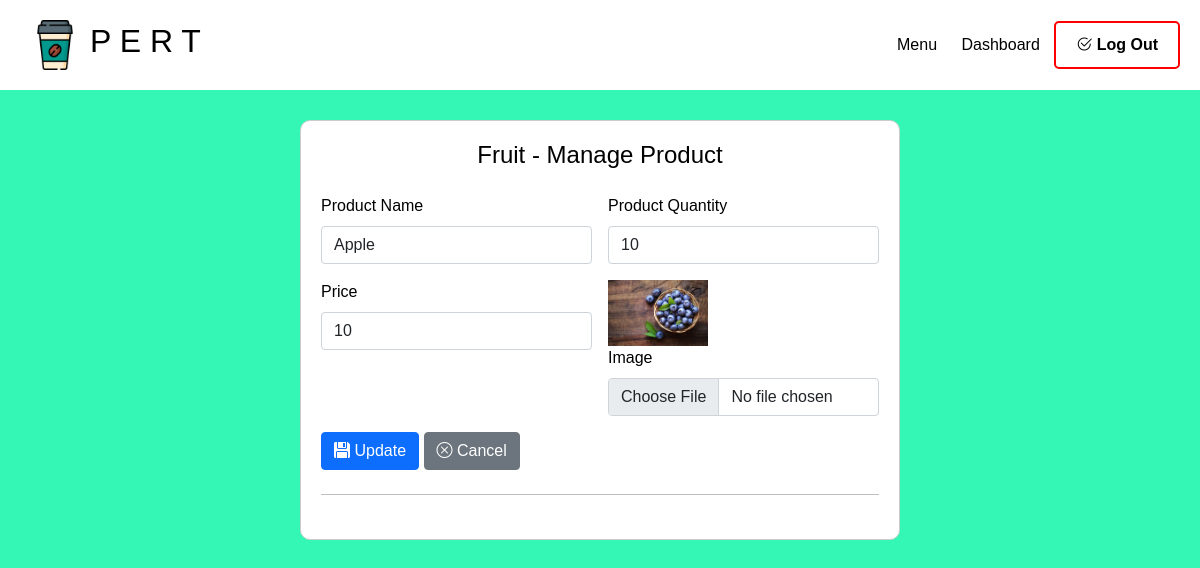
The app's page /Managerphp/fruit_config.php?id=1 (signed in), older data.
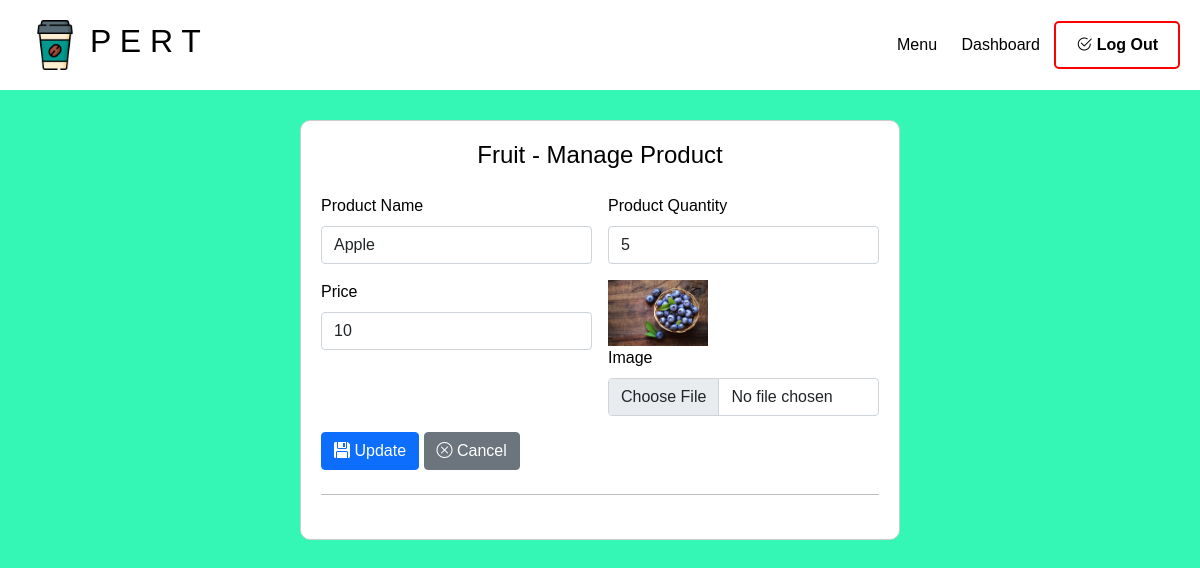
The same page, newer data.
### tables this page shows
CREATE TABLE `fruit_menu` (
  `fruit_menuID` int(10) NOT NULL,
  `fruit_menuName` varchar(255) NOT NULL,
  `fruit_quantity` int(3) DEFAULT NULL,
  `fruit_price` int(3) NOT NULL,
  `fruit_picture` varchar(255) NOT NULL
);

### Managerphp/fruit_config.php (the view, shortened to what this page needs)
<?php
include '../condb/database.php';
$result = [
    'fruit_menuID' => '',
    'fruit_menuName' => '',
    'fruit_quantity' => '',
    'fruit_price' => '',
    'fruit_picture' => '',
];
if (!empty($_GET['id'])) {
    $query_product = mysqli_query($conn, "SELECT * FROM fruit_menu WHERE fruit_menuID = '{$_GET['id']}'");
    $result = mysqli_fetch_assoc($query_product);
}
?>
<!DOCTYPE html>
<html lang="en">
<head>
    <link href="https://cdn.jsdelivr.net/npm/bootstrap@5.0.2/dist/css/bootstrap.min.css" rel="stylesheet">
    <link rel="stylesheet" href="https://cdn.jsdelivr.net/npm/bootstrap-icons@1.11.3/font/bootstrap-icons.min.css">
    <link rel="stylesheet" href="../css/add_styles.css">
</head>
<body>
    <div class="nav">
        <div class="logo-container">
            <a href="#"><img src="../image/coffee-cup.png" class="logo" /></a>
            <h2>P E R T</h2>
        </div>
        <div class="links">
            <a href="index.php">Menu</a>
            <a href="#">Dashboard</a>
            <button id="LogoutBtn"><i class="bi bi-check2-circle"></i> Log Out</button>
        </div>
    </div>
    <div class="container">
        <div class="ter">
            <div class="row justify-content-center">
                <div class="col-md-8">
                    <div class="form-container">
                        <h4 class="text-center mb-4">Fruit - Manage Product</h4>
                        <form action="../condb/fruit-configdb.php" method="post" enctype="multipart/form-data">
                            <div class="row g-3 mb-3">
                                <div class="col-sm-6">
                                    <label class="form-label">Product Name</label>
                                    <input type="text" name="product_name" class="form-control" value="<?php echo $result['fruit_menuName']; ?>">
                                </div>
                                <div class="col-sm-6">
                                    <label class="form-label">Product Quantity</label>
                                    <input type="number" name="product_quantity" class="form-control" value="<?php echo $result['fruit_quantity']; ?>">
                                </div>
                                <div class="col-sm-6">
                                    <label class="form-label">Price</label>
                                    <input type="text" name="price" class="form-control" value="<?php echo $result['fruit_price']; ?>">
                                </div>
                                <div class="col-sm-6">
                                    <div>
                                        <?php if (!empty($result['fruit_picture'])) : ?>
                                            <img src="../image/menu/Fruit/<?php echo $result['fruit_picture']; ?>" width="100" alt="Product Image">
                                        <?php endif; ?>
                                    </div>
                                    <label for="formfile" class="form-label">Image</label>
                                    <input type="file" name="profile_image" class="form-control" accept="image/png, image/jpg, image/jpeg">
                                </div>
                            </div>
                            <?php if (empty($result['fruit_menuID'])) : ?>
                                <button type="submit" class="btn btn-primary"><i class="bi bi-floppy-fill"></i> Create</button>
                            <?php else : ?>
                                <button type="submit" class="btn btn-primary"><i class="bi bi-floppy-fill"></i> Update</button>
                            <?php endif; ?>
                            <a role="button" class="btn btn-secondary" href="index.php"><i class="bi bi-x-circle"></i> Cancel</a>
                            <hr class="my-4">
                        </form>
                    </div>
                </div>
            </div>
        </div>
    </div>
</body>
</html>

Row changes from the older to the newer data that the page shows:
changed fruit_menu "Apple": product_quantity "10" → "5"
